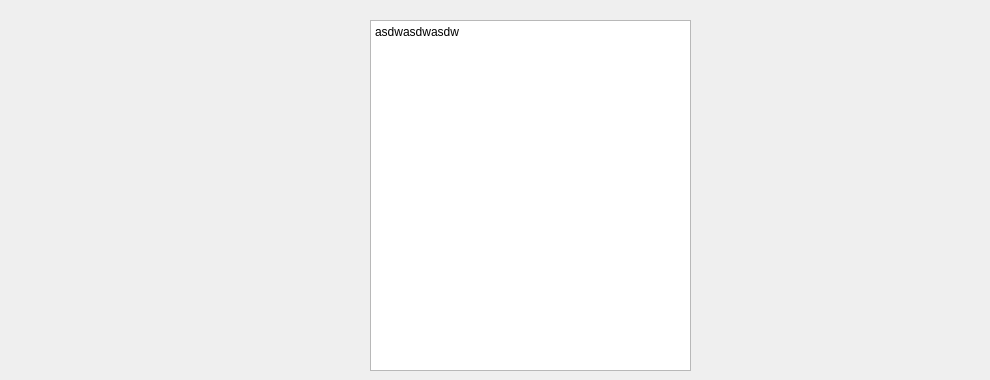
<?xml version="1.0" encoding="UTF-8"?>
<ui version="4.0">
 <class>DebugOutputWidgetClass</class>
 <widget class="QWidget" name="DebugOutputWidgetClass">
  <property name="geometry">
   <rect>
    <x>0</x>
    <y>0</y>
    <width>990</width>
    <height>380</height>
   </rect>
  </property>
  <property name="windowTitle">
   <string>DebugOutputWidget</string>
  </property>
  <widget class="QTextBrowser" name="debugOutputText">
   <property name="geometry">
    <rect>
     <x>370</x>
     <y>20</y>
     <width>321</width>
     <height>351</height>
    </rect>
   </property>
   <property name="html">
    <string>&lt;!DOCTYPE HTML PUBLIC &quot;-//W3C//DTD HTML 4.0//EN&quot; &quot;http://www.w3.org/TR/REC-html40/strict.dtd&quot;&gt;
&lt;html&gt;&lt;head&gt;&lt;meta name=&quot;qrichtext&quot; content=&quot;1&quot; /&gt;&lt;meta charset=&quot;utf-8&quot; /&gt;&lt;style type=&quot;text/css&quot;&gt;
p, li { white-space: pre-wrap; }
hr { height: 1px; border-width: 0; }
li.unchecked::marker { content: &quot;\2610&quot;; }
li.checked::marker { content: &quot;\2612&quot;; }
&lt;/style&gt;&lt;/head&gt;&lt;body style=&quot; font-family:'Microsoft YaHei UI'; font-size:9pt; font-weight:400; font-style:normal;&quot;&gt;
&lt;p style=&quot; margin-top:0px; margin-bottom:0px; margin-left:0px; margin-right:0px; -qt-block-indent:0; text-indent:0px;&quot;&gt;asdwasdwasdw&lt;/p&gt;&lt;/body&gt;&lt;/html&gt;</string>
   </property>
  </widget>
 </widget>
 <layoutdefault spacing="6" margin="11"/>
 <resources/>
 <connections/>
</ui>
